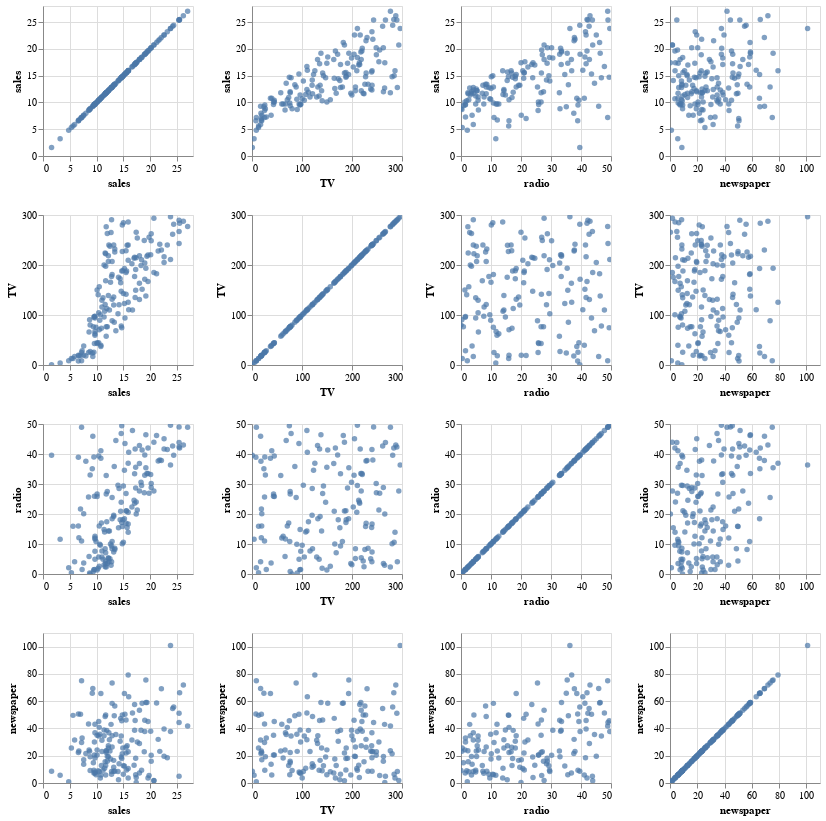

Notebook code for this chart:
### Code cell
alt.Chart(df_train).mark_circle().encode(
    alt.X(alt.repeat("column"), type='quantitative'),
    alt.Y(alt.repeat("row"), type='quantitative')
).properties(
    width=150,
    height=150
).repeat(
    row=['sales', 'TV', 'radio', 'newspaper'],
    column=['sales', 'TV', 'radio', 'newspaper']
).interactive()

### Figure 1 — Vega-Lite specification as saved in the notebook (floating-point values rounded to 4 significant figures; data arrays with more than 128 entries replaced by an {"elided": "..."} marker saying what was removed)
{"config": {"view": {"continuousWidth": 400, "continuousHeight": 300}}, "repeat": {"column": ["sales", "TV", "radio", "newspaper"], "row": ["sales", "TV", "radio", "newspaper"]}, "spec": {"data": {"name": "data-3d599e277b1304f147a07d610894b02d"}, "mark": "circle", "encoding": {"x": {"field": {"repeat": "column"}, "type": "quantitative"}, "y": {"field": {"repeat": "row"}, "type": "quantitative"}}, "height": 150, "selection": {"selector003": {"type": "interval", "bind": "scales", "encodings": ["x", "y"]}}, "width": 150}, "$schema": "https://vega.github.io/schema/vega-lite/v4.17.0.json", "datasets": {"data-3d599e277b1304f147a07d610894b02d": {"elided": "160 records"}}}
